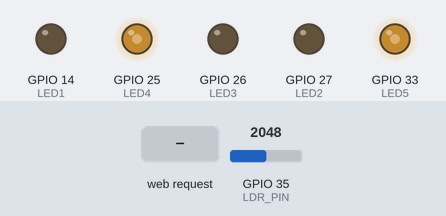
Simulated run of this sketch. Board: ESP32. Parts: output pins drawn as LEDs (lit = HIGH). The inputs (shaded band) are chosen by the test bench; at power-on: GPIO 35 (LDR_PIN) = 2048. WiFi joins after 1.5 s; servers stay silent unless stated; storage starts empty; what the sketch prints to the serial monitor is not drawn.

Above: at 2.7 s.
2.8 s: GPIO 35 (LDR_PIN) set to 2866
At 3.7 s:
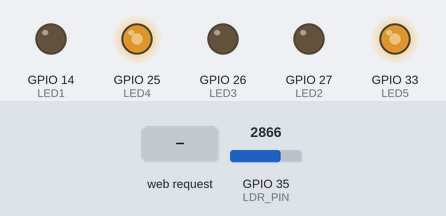
4.3 s: HTTP request GET /led/1 received
At 5.1 s:
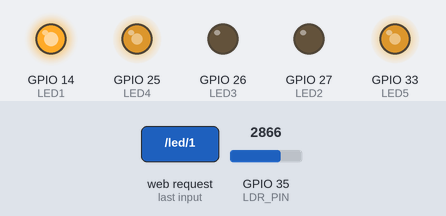
5.8 s: HTTP request GET /led/2 received
At 6.4 s:
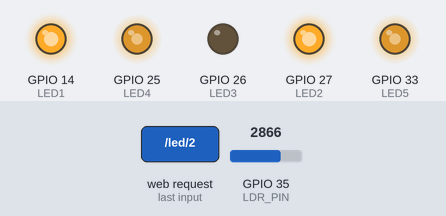
7.3 s: GPIO 35 (LDR_PIN) set to 3603
At 7.8 s:
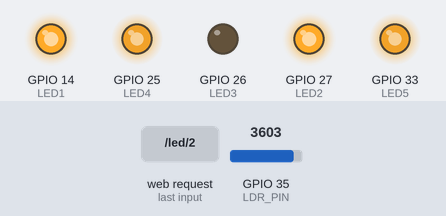
8.8 s: HTTP request GET /led/3 received
At 10.0 s:
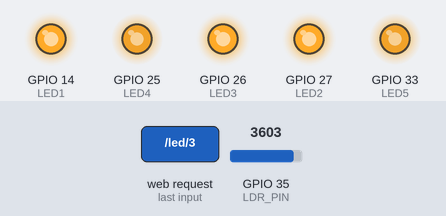
10.3 s: GPIO 35 (LDR_PIN) set to 2047
At 11.0 s:
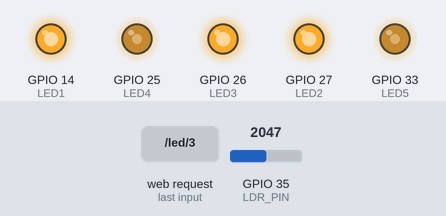
Timing chart, 0 to 12.8 s (numbered marks = the images above; inputs shaded):
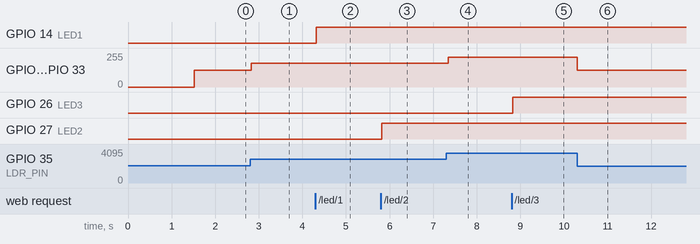

The sketch:

http.ino
```cpp
#include "WiFi.h"
#include "ESPAsyncWebServer.h"
#include "SPIFFS.h"

//Se hizo con la version ESP32 2.0.0

const char* ssid = "Deptos piso 2";
const char* password = "Casazapotecas504.";

// Pines para LEDs
#define LED1 14
#define LED2 27
#define LED3 26
#define LED4 25
#define LED5 33

// Pines para sensores
#define POT_PIN 34
#define LDR_PIN 35

AsyncWebServer server(80);

// Variables para control automático por potenciómetro
int lastPotValue = 0;
unsigned long lastPotTime = 0;
bool potControlActive = false;

void setup() {
  Serial.begin(115200);
  WiFi.begin(ssid, password);
  while (WiFi.status() != WL_CONNECTED) {
    delay(500);
    Serial.print(".");
  }
  Serial.println("\nWiFi conectado. IP: " + WiFi.localIP().toString());

  // Configuración de pines
  pinMode(LED1, OUTPUT);
  pinMode(LED2, OUTPUT);
  pinMode(LED3, OUTPUT);

  ledcSetup(0, 5000, 8); // canal 0 para LED4
  ledcAttachPin(LED4, 0);
  ledcSetup(1, 5000, 8); // canal 1 para LED5
  ledcAttachPin(LED5, 1);

  // Inicializar SPIFFS
  if (!SPIFFS.begin(true)) {
    Serial.println("Error al montar SPIFFS");
    return;
  }

  // Archivos estáticos
  server.on("/", HTTP_GET, [](AsyncWebServerRequest *req) {
    req->send(SPIFFS, "/index.html", "text/html");
  });
  server.on("/style.css", HTTP_GET, [](AsyncWebServerRequest *req) {
    req->send(SPIFFS, "/style.css", "text/css");
  });
  server.on("/control.js", HTTP_GET, [](AsyncWebServerRequest *req) {
    req->send(SPIFFS, "/control.js", "text/javascript");
  });

  // LEDs 1-3 (encendido toggle)
  server.on("/led/1", HTTP_GET, [](AsyncWebServerRequest *req) {
    digitalWrite(LED1, !digitalRead(LED1));
    req->send(200, "text/plain", "LED1 toggled");
  });

  server.on("/led/2", HTTP_GET, [](AsyncWebServerRequest *req) {
    digitalWrite(LED2, !digitalRead(LED2));
    req->send(200, "text/plain", "LED2 toggled");
  });

  server.on("/led/3", HTTP_GET, [](AsyncWebServerRequest *req) {
    digitalWrite(LED3, !digitalRead(LED3));
    req->send(200, "text/plain", "LED3 toggled");
  });

  // PWM LEDs 4 y 5
  server.on("^/led/4/brightness/(\\d+)$", HTTP_GET, [](AsyncWebServerRequest *req){
    if (!potControlActive) {
      int value = req->pathArg(0).toInt();
      ledcWrite(0, value);
    }
    req->send(200, "text/plain", "LED4 brightness set");
  });

  server.on("^/led/5/brightness/(\\d+)$", HTTP_GET, [](AsyncWebServerRequest *req){
    if (!potControlActive) {
      int value = req->pathArg(0).toInt();
      ledcWrite(1, value);
    }
    req->send(200, "text/plain", "LED5 brightness set");
  });

  // Sensor: potenciometro y fotorresistencia
  server.on("/sensor/potenciometro", HTTP_GET, [](AsyncWebServerRequest *req){
    int valor = analogRead(LDR_PIN);
    req->send(200, "text/plain", String(valor));
  });

  server.on("/sensor/fotoresistencia", HTTP_GET, [](AsyncWebServerRequest *req){
    int valor = analogRead(POT_PIN);
    req->send(200, "text/plain", String(valor));
  });

  server.begin();
}

void loop() {
  int potValue = analogRead(LDR_PIN);
  int brillo = map(potValue, 0, 4095, 0, 255);

  // Si el valor cambia significativamente, activar control automático
  if (abs(potValue - lastPotValue) > 15) {
    potControlActive = true;
    lastPotTime = millis();

    ledcWrite(0, brillo); // LED4
    ledcWrite(1, brillo); // LED5
  }

  // Si han pasado 10 segundos sin cambios, desactivar control automático
  if (potControlActive && millis() - lastPotTime > 10000) {
    potControlActive = false;
  }

  lastPotValue = potValue;
  delay(50);
}
```

Measured:
- after the input at 2.8 s, GPIO 25 (LED4), GPIO 33 (LED5): 127/255 → 177/255 at once
- after the input at 4.3 s, GPIO 14 (LED1): LOW → HIGH at once
- after the input at 5.8 s, GPIO 27 (LED2): LOW → HIGH at once
- after the input at 7.3 s, GPIO 25 (LED4), GPIO 33 (LED5): 177/255 → 223/255 at once
- after the input at 8.8 s, GPIO 26 (LED3): LOW → HIGH at once
- after the input at 10.3 s, GPIO 25 (LED4), GPIO 33 (LED5): 223/255 → 127/255 at once
